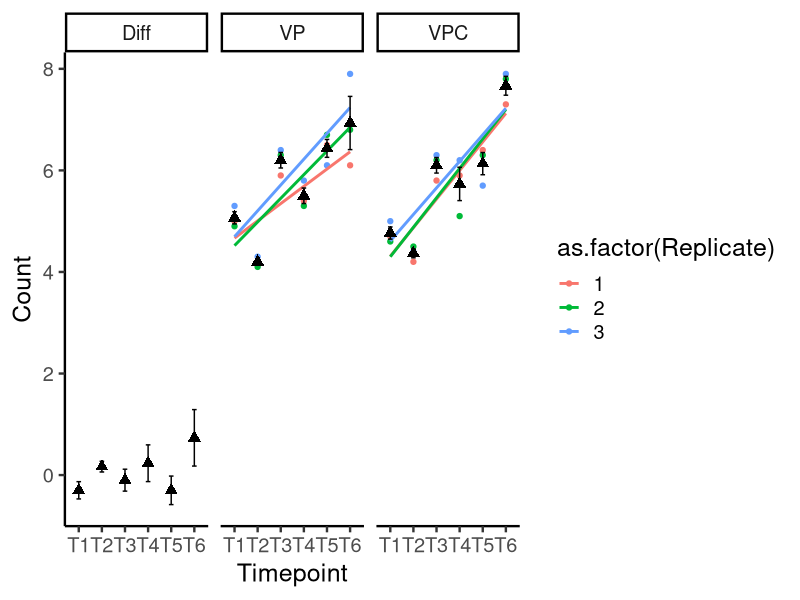
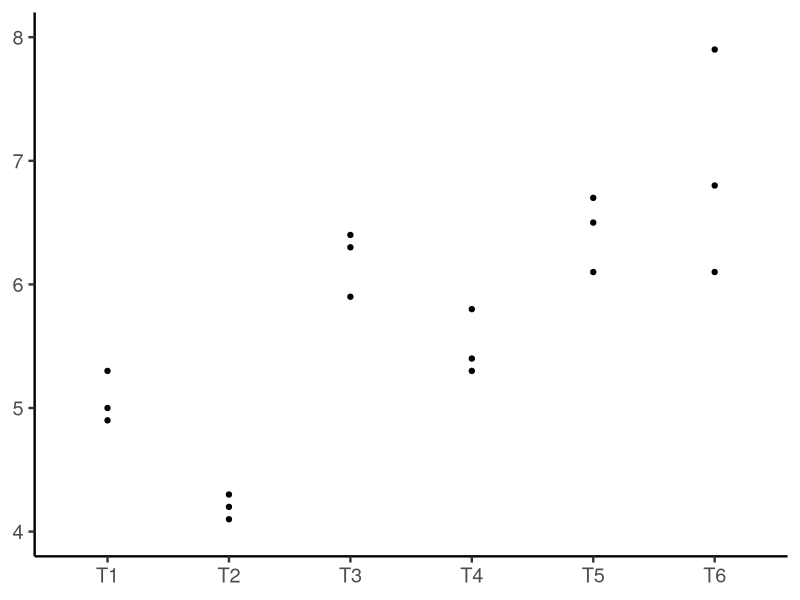
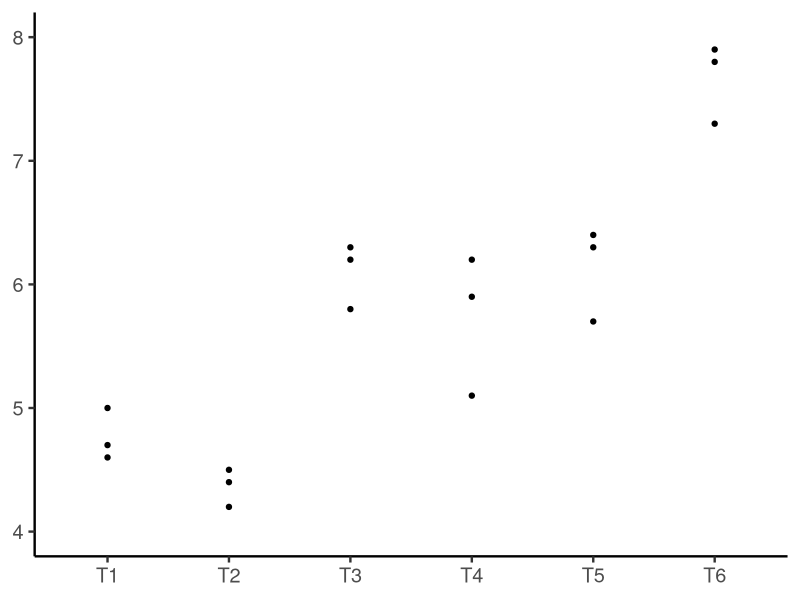
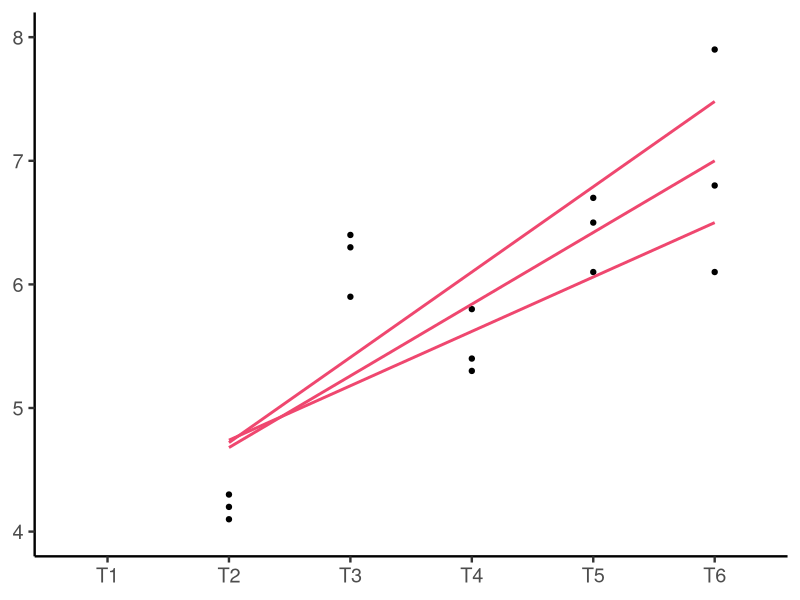
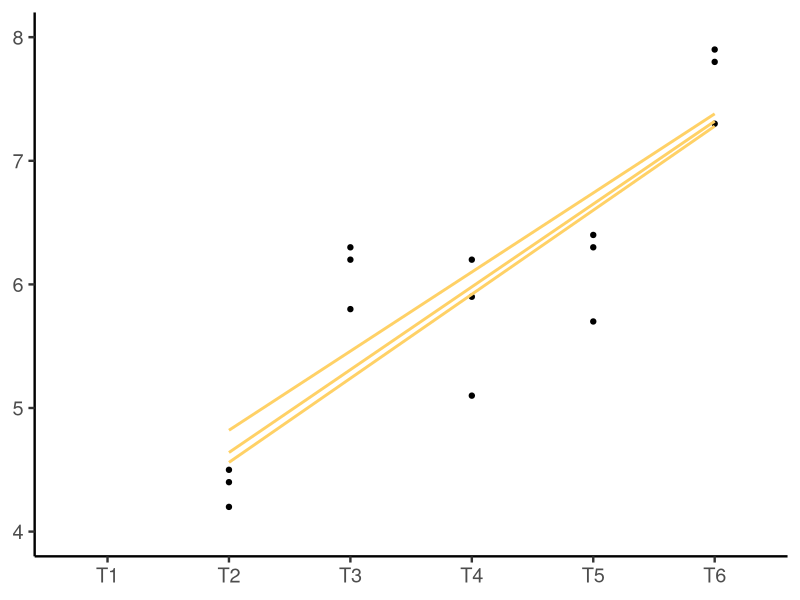
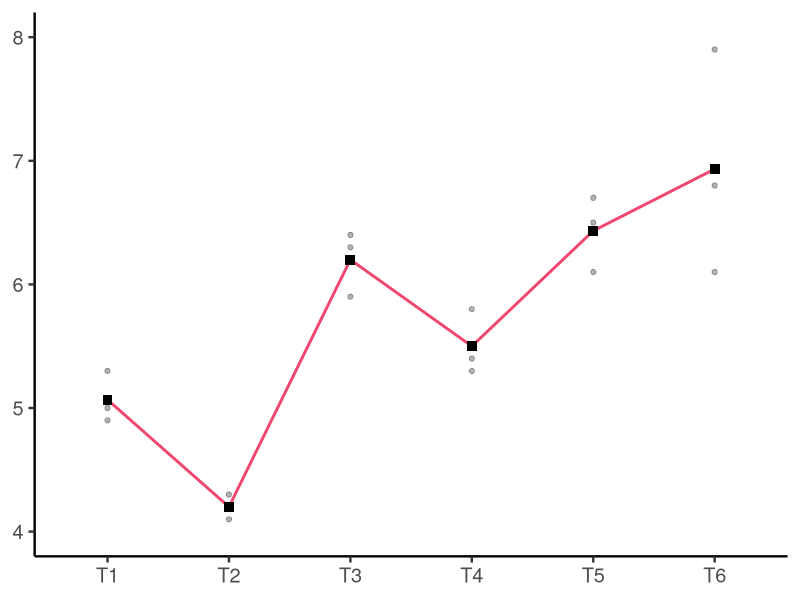
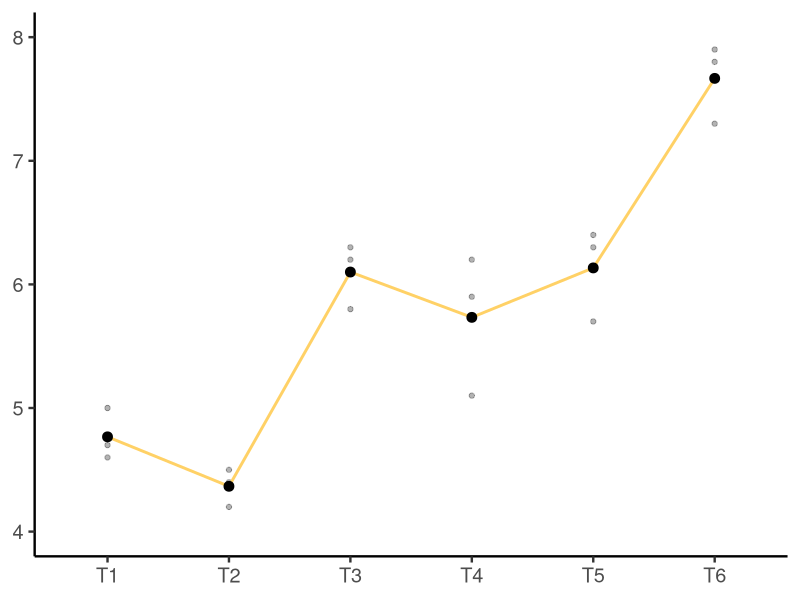
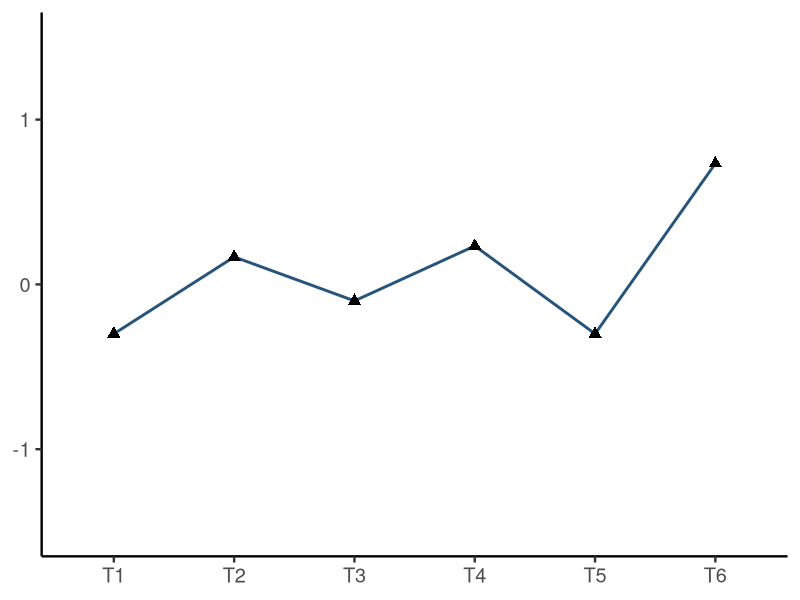

These charts were generated, in order, by the following R code:
# The aim of this script is to generate explanatory figures for LM, VIPCAL, and VIPCAL-SE

library(tidyverse)
library(ggsci)
#  Let's make a function to create a set of mockplots based on a given dataset. I will update the dataset later #


mock_df <-  tibble(
  Treatment = rep(c("VP", "VPC"), each = 18),    # 2 treatments, each repeated 18 times (3 replicates * 6 timepoints)
  Replicate = rep(rep(1:3, each = 6), times = 2), # 3 replicates, each repeated 6 times, for each treatment
  Timepoint = rep(c("T1", "T2", "T3", "T4", "T5", "T6"), times = 6)                 # 6 timepoints, repeated for each replicate and treatment
)

# Now adding viral counts

mock_df$Count <- c(5.0, 4.2, 5.9, 5.4, 6.5, 6.1,
                   4.9, 4.1, 6.3, 5.3, 6.7, 6.8,
                   5.3, 4.3, 6.4, 5.8, 6.1, 7.9,
                   4.7, 4.2, 5.8, 5.9, 6.4, 7.3,
                   4.6, 4.5, 6.2, 5.1, 6.3, 7.8,
                   5.0, 4.4, 6.3, 6.2, 5.7, 7.9)



{
summary_df <-  mock_df %>%
  group_by(Timepoint, Treatment) %>%
  summarise(
    Mean = mean(Count),
    SEM = sd(Count) / sqrt(n())
  ) %>%
    mutate(Treatment = factor(Treatment, levels = c("VP", "VPC", "Diff")))%>%
  ungroup()


lytic_df <- summary_df %>% filter(Treatment == 'VP')
lytic_lysogenic_df <- summary_df %>% filter(Treatment == 'VPC')
combined_df <- inner_join(lytic_df, lytic_lysogenic_df, by = "Timepoint", suffix = c("_Lytic", "_Lytic_Lysogenic"))
combined_df <- combined_df %>%
  mutate(
    Diff = Mean_Lytic_Lysogenic - Mean_Lytic,
    Diff_SEM = sqrt(SEM_Lytic_Lysogenic^2 + SEM_Lytic^2)
  )

summary_df <- bind_rows(
  summary_df,
  combined_df %>%
    select(Timepoint, Treatment = Diff, Mean = Diff, SEM = Diff_SEM) %>%
    mutate(Treatment = "Diff")
) %>%
  mutate(Treatment = factor(Treatment, levels = c("VP", "VPC", "Diff")))



summary_df
}

# Base plot

ggplot(mock_df, aes(x = Timepoint, y = Count, color = as.factor(Replicate))) +
  geom_point() +
  geom_smooth(aes(group = Replicate), method = "lm", se = FALSE) + 
  geom_point(data = summary_df, aes(x = Timepoint, y = Mean), color = "black", size = 3, shape = 17) +
  geom_errorbar(data = summary_df, aes(x = Timepoint, ymin = Mean - SEM, ymax = Mean + SEM), width = 0.2, color = "black", inherit.aes = F) +
  facet_grid(cols = vars(Treatment), scales = "fixed") +
 # ylim(c(3, 8)) +
  theme_classic(base_size = 18)





# Viral counts over time

vp_plot<- ggplot(mock_df %>% dplyr::filter(Treatment == 'VP'), aes(x = Timepoint, y = Count)) +
  geom_point() +
  #geom_smooth(aes(group = Replicate), method = "lm", se = FALSE, color = "#ef476f") + 
  #geom_point(data = summary_df, aes(x = Timepoint, y = Mean), color = "black", size = 3, shape = 17) +
  #geom_errorbar(data = summary_df, aes(x = Timepoint, ymin = Mean - SEM, ymax = Mean + SEM), width = 0.2, color = "black", inherit.aes = F) +
  #facet_grid(cols = vars(Treatment), scales = "fixed") +
  ylim(c(4, 8)) +
  xlab(NULL) +
  ylab(NULL) +
  theme_classic(base_size = 18)

vp_plot

ggsave(plot = vp_plot, filename = "./figures/vp_plot.png", dpi = 800, width = 70, height = 70, units = "mm")

vpc_plot<- ggplot(mock_df %>% dplyr::filter(Treatment == 'VPC'), aes(x = Timepoint, y = Count)) +
  geom_point() +
  #geom_smooth(aes(group = Replicate), method = "lm", se = FALSE, color = "#ffd166") + 
  #geom_point(data = summary_df, aes(x = Timepoint, y = Mean), color = "black", size = 3, shape = 17) +
  #geom_errorbar(data = summary_df, aes(x = Timepoint, ymin = Mean - SEM, ymax = Mean + SEM), width = 0.2, color = "black", inherit.aes = F) +
  #facet_grid(cols = vars(Treatment), scales = "fixed") +
  ylim(c(4, 8)) +
  xlab(NULL) +
  ylab(NULL) +
  theme_classic(base_size = 18)

vpc_plot

ggsave(plot = vpc_plot, filename = "./figures/vpc_plot.png", dpi = 800, width = 70, height = 70, units = "mm")






# LM plots ####
# LM Lytic 


lm_vp_plot<- ggplot(mock_df %>% dplyr::filter(Treatment == 'VP') %>%dplyr::mutate(Count = if_else(Timepoint == 'T1', NA_real_, Count)), aes(x = Timepoint, y = Count)) +
  geom_point() +
  geom_smooth(aes(group = Replicate), method = "lm", se = FALSE, color = "#ef476f") + 
  #geom_point(data = summary_df, aes(x = Timepoint, y = Mean), color = "black", size = 3, shape = 17) +
  #geom_errorbar(data = summary_df, aes(x = Timepoint, ymin = Mean - SEM, ymax = Mean + SEM), width = 0.2, color = "black", inherit.aes = F) +
  #facet_grid(cols = vars(Treatment), scales = "fixed") +
  ylim(c(4, 8)) +
  xlab(NULL) +
  ylab(NULL) +
  theme_classic(base_size = 18)

lm_vp_plot

ggsave(plot = lm_vp_plot, filename = "./figures/lm_vp_plot.png", dpi = 800, width = 70, height = 70, units = "mm")

# LM Lytic + Lysogenic
lm_vpc_plot<- ggplot(mock_df %>% dplyr::filter(Treatment == 'VPC') %>%dplyr::mutate(Count = if_else(Timepoint == 'T1', NA_real_, Count)), aes(x = Timepoint, y = Count)) +
  geom_point() +
  geom_smooth(aes(group = Replicate), method = "lm", se = FALSE, color = "#ffd166") + 
  #geom_point(data = summary_df, aes(x = Timepoint, y = Mean), color = "black", size = 3, shape = 17) +
  #geom_errorbar(data = summary_df, aes(x = Timepoint, ymin = Mean - SEM, ymax = Mean + SEM), width = 0.2, color = "black", inherit.aes = F) +
  #facet_grid(cols = vars(Treatment), scales = "fixed") +
  ylim(c(4, 8)) +
  xlab(NULL) +
  ylab(NULL) +
  theme_classic(base_size = 18)

lm_vpc_plot

ggsave(plot = lm_vpc_plot, filename = "./figures/lm_vpc_plot.png", dpi = 800, width = 70, height = 70, units = "mm")



# vipcal plots ####
# VIPCAL Lytic 


vipcal_vp_plot<- ggplot(mock_df %>% dplyr::filter(Treatment == 'VP'), aes(x = Timepoint, y = Count)) +
  geom_point(alpha = 0.3) +
  #geom_smooth(aes(group = Replicate), method = "lm", se = FALSE, color = "#ef476f") + 
  geom_line(data = summary_df %>% dplyr::filter(Treatment == 'VP'), aes(x = Timepoint, y = Mean, group = 1), color = "#ef476f", inherit.aes = F, linewidth = 1) +
  geom_point(data = summary_df %>% dplyr::filter(Treatment == 'VP'), aes(x = Timepoint, y = Mean), color = "black", size = 3, shape = 15) +
  #geom_errorbar(data = summary_df, aes(x = Timepoint, ymin = Mean - SEM, ymax = Mean + SEM), width = 0.2, color = "black", inherit.aes = F) +
  #facet_grid(cols = vars(Treatment), scales = "fixed") +
  ylim(c(4, 8)) +
  xlab(NULL) +
  ylab(NULL) +
  theme_classic(base_size = 18)

vipcal_vp_plot

ggsave(plot = vipcal_vp_plot, filename = "./figures/vipcal_vp_plot.png", dpi = 800, width = 70, height = 70, units = "mm")


vipcal_vpc_plot<- ggplot(mock_df %>% dplyr::filter(Treatment == 'VPC'), aes(x = Timepoint, y = Count)) +
  geom_point(alpha = 0.3) +
  #geom_smooth(aes(group = Replicate), method = "lm", se = FALSE, color = "#ef476f") + 
  geom_line(data = summary_df %>% dplyr::filter(Treatment == 'VPC'), aes(x = Timepoint, y = Mean, group = 1), color = "#ffd166", inherit.aes = F, linewidth = 1) +
  geom_point(data = summary_df %>% dplyr::filter(Treatment == 'VPC'), aes(x = Timepoint, y = Mean), color = "black", size = 3, shape = 19) +
  #geom_errorbar(data = summary_df, aes(x = Timepoint, ymin = Mean - SEM, ymax = Mean + SEM), width = 0.2, color = "black", inherit.aes = F) +
  #facet_grid(cols = vars(Treatment), scales = "fixed") +
  ylim(c(4, 8)) +
  xlab(NULL) +
  ylab(NULL) +
  theme_classic(base_size = 18)

vipcal_vpc_plot

ggsave(plot = vipcal_vpc_plot, filename = "./figures/vipcal_vpc_plot.png", dpi = 800, width = 70, height = 70, units = "mm")


vipcal_diff_plot<- ggplot(mock_df %>% dplyr::filter(Treatment == 'Diff'), aes(x = Timepoint, y = Count)) +
  geom_point(alpha = 0.3) +
  #geom_smooth(aes(group = Replicate), method = "lm", se = FALSE, color = "#ef476f") + 
  geom_line(data = summary_df %>% dplyr::filter(Treatment == 'Diff'), aes(x = Timepoint, y = Mean, group = 1), color = "#26547c", inherit.aes = F, linewidth = 1) +
  geom_point(data = summary_df %>% dplyr::filter(Treatment == 'Diff'), aes(x = Timepoint, y = Mean), color = "black", size = 3, shape = 17) +
  #geom_errorbar(data = summary_df, aes(x = Timepoint, ymin = Mean - SEM, ymax = Mean + SEM), width = 0.2, color = "black", inherit.aes = F) +
  #facet_grid(cols = vars(Treatment), scales = "fixed") +
  ylim(c(-1.5, 1.5)) +
  xlab(NULL) +
  ylab(NULL) +
  theme_classic(base_size = 18)

vipcal_diff_plot

ggsave(plot = vipcal_diff_plot, filename = "./figures/vipcal_diff_plot.png", dpi = 800, width = 70, height = 70, units = "mm")



# vipcal-se plots ####
# VIPCAL-SE Lytic 


vipcal_se_vp_plot<- ggplot(mock_df %>% dplyr::filter(Treatment == 'VP'), aes(x = Timepoint, y = Count)) +
  geom_point(alpha = 0.3) +
  #geom_smooth(aes(group = Replicate), method = "lm", se = FALSE, color = "#ef476f") + 
  geom_line(data = summary_df %>% dplyr::filter(Treatment == 'VP'), aes(x = Timepoint, y = Mean, group = 1), color = "#ef476f", inherit.aes = F, linewidth = 1) +
  geom_point(data = summary_df %>% dplyr::filter(Treatment == 'VP'), aes(x = Timepoint, y = Mean), color = "black", size = 3, shape = 15) +
  geom_pointrange(data = summary_df %>% dplyr::filter(Treatment == 'VP'), aes(x = Timepoint, y = Mean, ymin = Mean - SEM, ymax = Mean + SEM),  color = "black", inherit.aes = F) +
  #facet_grid(cols = vars(Treatment), scales = "fixed") +
  ylim(c(4, 8)) +
  xlab(NULL) +
  ylab(NULL) +
  theme_classic(base_size = 18)

vipcal_se_vp_plot

ggsave(plot = vipcal_se_vp_plot, filename = "./figures/vipcal_se_vp_plot.png", dpi = 800, width = 70, height = 70, units = "mm")


vipcal_se_vpc_plot<- ggplot(mock_df %>% dplyr::filter(Treatment == 'VPC'), aes(x = Timepoint, y = Count)) +
  geom_point(alpha = 0.3) +
  #geom_smooth(aes(group = Replicate), method = "lm", se = FALSE, color = "#ef476f") + 
  geom_line(data = summary_df %>% dplyr::filter(Treatment == 'VPC'), aes(x = Timepoint, y = Mean, group = 1), color = "#ffd166", inherit.aes = F, linewidth = 1) +
  geom_point(data = summary_df %>% dplyr::filter(Treatment == 'VPC'), aes(x = Timepoint, y = Mean), color = "black", size = 3, shape = 19) +
  geom_pointrange(data = summary_df %>% dplyr::filter(Treatment == 'VPC'), aes(x = Timepoint, y = Mean, ymin = Mean - SEM, ymax = Mean + SEM),  color = "black", inherit.aes = F) +
  #facet_grid(cols = vars(Treatment), scales = "fixed") +
  ylim(c(4, 8)) +
  xlab(NULL) +
  ylab(NULL) +
  theme_classic(base_size = 18)

vipcal_se_vpc_plot

ggsave(plot = vipcal_se_vpc_plot, filename = "./figures/vipcal_se_vpc_plot.png", dpi = 800, width = 70, height = 70, units = "mm")


vipcal_se_diff_plot<- ggplot(mock_df %>% dplyr::filter(Treatment == 'Diff'), aes(x = Timepoint, y = Count)) +
  geom_point(alpha = 0.3) +
  #geom_smooth(aes(group = Replicate), method = "lm", se = FALSE, color = "#ef476f") + 
  geom_line(data = summary_df %>% dplyr::filter(Treatment == 'Diff'), aes(x = Timepoint, y = Mean, group = 1), color = "#26547c", inherit.aes = F, linewidth = 1) +
  geom_point(data = summary_df %>% dplyr::filter(Treatment == 'Diff'), aes(x = Timepoint, y = Mean), color = "black", size = 3, shape = 17) +
  geom_pointrange(data = summary_df %>% dplyr::filter(Treatment == 'Diff'), aes(x = Timepoint, y = Mean, ymin = Mean - SEM, ymax = Mean + SEM),  color = "black", shape = 17, inherit.aes = F) +
  #facet_grid(cols = vars(Treatment), scales = "fixed") +
  ylim(c(-1.5, 1.5)) +
  xlab(NULL) +
  ylab(NULL) +
  theme_classic(base_size = 18) 

vipcal_se_diff_plot

ggsave(plot = vipcal_se_diff_plot, filename = "./figures/vipcal_se_diff_plot.png", dpi = 800, width = 70, height = 70, units = "mm")




